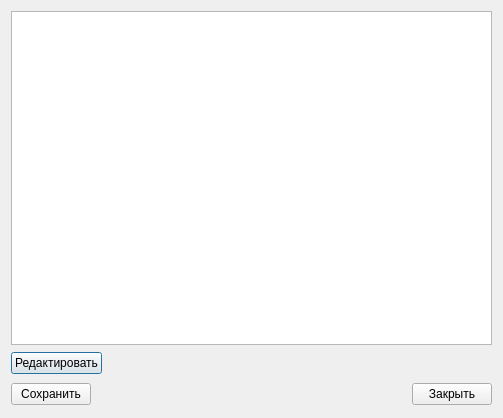
<?xml version="1.0" encoding="UTF-8"?>
<ui version="4.0">
 <class>KOReference</class>
 <widget class="QDialog" name="KOReference">
  <property name="geometry">
   <rect>
    <x>0</x>
    <y>0</y>
    <width>503</width>
    <height>418</height>
   </rect>
  </property>
  <property name="windowTitle">
   <string>KOReference</string>
  </property>
  <layout class="QGridLayout" name="gridLayout_2">
   <item row="0" column="0" colspan="2">
    <widget class="QTableWidget" name="tableWidget"/>
   </item>
   <item row="1" column="0">
    <widget class="QPushButton" name="pushButton">
     <property name="font">
      <font>
       <pointsize>9</pointsize>
      </font>
     </property>
     <property name="text">
      <string>Редактировать</string>
     </property>
    </widget>
   </item>
   <item row="1" column="1">
    <spacer name="horizontalSpacer_2">
     <property name="orientation">
      <enum>Qt::Horizontal</enum>
     </property>
     <property name="sizeHint" stdset="0">
      <size>
       <width>359</width>
       <height>25</height>
      </size>
     </property>
    </spacer>
   </item>
   <item row="2" column="0" colspan="2">
    <layout class="QGridLayout" name="gridLayout">
     <item row="0" column="0">
      <widget class="QPushButton" name="pushButton_2">
       <property name="font">
        <font>
         <pointsize>9</pointsize>
        </font>
       </property>
       <property name="text">
        <string>Сохранить</string>
       </property>
      </widget>
     </item>
     <item row="0" column="1">
      <spacer name="horizontalSpacer">
       <property name="orientation">
        <enum>Qt::Horizontal</enum>
       </property>
       <property name="sizeHint" stdset="0">
        <size>
         <width>288</width>
         <height>25</height>
        </size>
       </property>
      </spacer>
     </item>
     <item row="0" column="2">
      <widget class="QPushButton" name="pb_ExitKO">
       <property name="font">
        <font>
         <pointsize>9</pointsize>
        </font>
       </property>
       <property name="text">
        <string>Закрыть</string>
       </property>
      </widget>
     </item>
    </layout>
   </item>
  </layout>
 </widget>
 <layoutdefault spacing="6" margin="11"/>
 <resources/>
 <connections/>
</ui>
